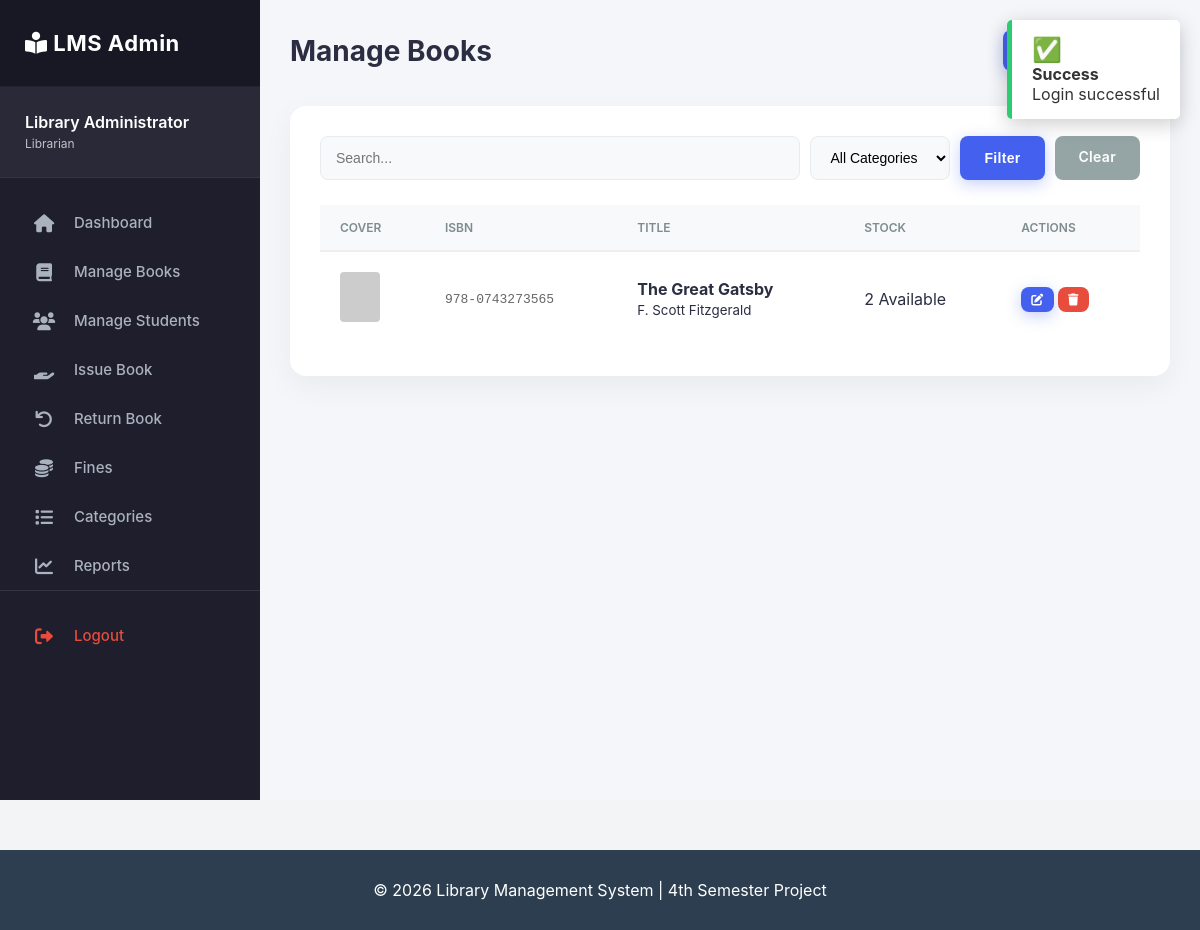
The app's page /admin/manage_book.php?category=Fiction (signed in), older data.
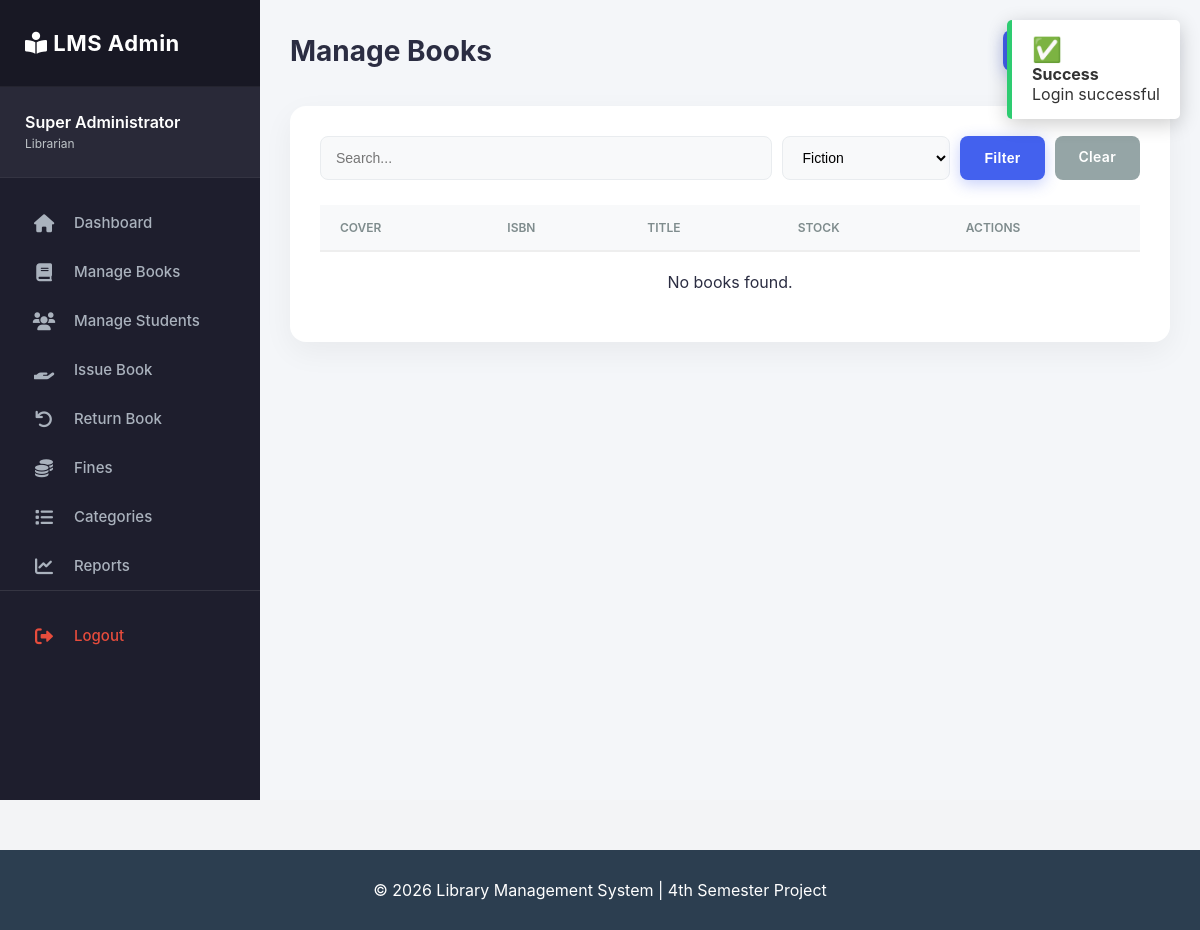
The same page, newer data.
### tables this page shows
CREATE TABLE books (
    id INT AUTO_INCREMENT PRIMARY KEY,
    title VARCHAR(200) NOT NULL,
    author VARCHAR(100) NOT NULL,
    isbn VARCHAR(20) UNIQUE NOT NULL,
    category VARCHAR(100),  
    description TEXT,
    cover_image VARCHAR(255) DEFAULT 'default.png',
    total_copies INT DEFAULT 1,
    available_copies INT DEFAULT 1,
    added_date TIMESTAMP DEFAULT CURRENT_TIMESTAMP
);

### config/functions.php (called while the page is built, shortened)
<?php
function getBookCover($img) {
    $server_path = $_SERVER['DOCUMENT_ROOT'] . "/library management system/assets/uploads/" . $img;
    return "https://via.placeholder.com/150x200?text=No+Cover";
}
?>

### admin/manage_book.php (the view, shortened to what the changed rows need)
<?php
require_once '../config/db.php';
$search = $_GET['search'] ?? '';
$category_filter = $_GET['category'] ?? '';
$sql = "SELECT * FROM books WHERE 1=1";
if($category_filter) {
    $cat_safe = mysqli_real_escape_string($conn, $category_filter);
    $sql .= " AND category = '$cat_safe'";
}
$sql .= " ORDER BY id DESC";
$books = mysqli_query($conn, $sql);
$cat_query = mysqli_query($conn, "SELECT name FROM categories ORDER BY name ASC");
?>
<!DOCTYPE html>
<html lang="en">
<head>
    <link rel="stylesheet" href="../assets/css/style.css">
    <link rel="stylesheet" href="../assets/css/admin.css">
    <link rel="stylesheet" href="https://cdnjs.cloudflare.com/ajax/libs/font-awesome/6.0.0/css/all.min.css">
</head>
<body>
    <div class="admin-container">
        <?php include '../includes/admin_sidebar.php'; ?>
        <div class="main-content">
            <div class="content-header">
                <h1>Manage Books</h1>
            </div>
            <div class="card">
                <form method="GET" style="margin-bottom: 25px; display: flex; gap: 10px;">
                    <input type="text" name="search" class="form-control" placeholder="Search..." value="<?= htmlspecialchars($search) ?>">
                    <select name="category" class="form-control" style="width: 200px;">
                        <option value="">All Categories</option>
                        <?php while($c = mysqli_fetch_assoc($cat_query)): ?>
                            <option value="<?= htmlspecialchars($c['name']) ?>" <?= ($category_filter == $c['name']) ? 'selected' : '' ?>>
                                <?= htmlspecialchars($c['name']) ?>
                            </option>
                        <?php endwhile; ?>
                    </select>
                    <button class="btn btn-primary">Filter</button>
                    <?php if($search || $category_filter): ?>
                        <a href="manage_book.php" class="btn btn-secondary">Clear</a>
                    <?php endif; ?>
                </form>
                <table class="table">
                    <thead>
                        <tr>
                            <th>Cover</th>
                            <th>ISBN</th>
                            <th>Title</th>
                            <th>Stock</th>
                            <th>Actions</th>
                        </tr>
                    </thead>
                    <tbody>
                        <?php if(mysqli_num_rows($books) > 0): ?>
                            <?php while($row = mysqli_fetch_assoc($books)):
                                $img = getBookCover($row['cover_image']);
                            ?>
                            <tr>
                                <td><img src="<?= $img ?>" style="width: 40px; height: 50px; object-fit: cover; border-radius: 4px;"></td>
                                <td style="font-family: monospace; color: #666;"><?= $row['isbn'] ?></td>
                                <td>
                                    <strong><?= htmlspecialchars($row['title']) ?></strong><br>
                                    <small><?= htmlspecialchars($row['author']) ?></small>
                                </td>
                                <td>
                                    <?php if($row['available_copies'] > 0): ?>
                                        <span class="stock-badge in-stock"><?= $row['available_copies'] ?> Available</span>
                                    <?php else: ?>
                                        <span class="stock-badge out-stock">Out of Stock</span>
                                    <?php endif; ?>
                                </td>
                                <td>
                                    <a href="edit_book.php?id=<?= $row['id'] ?>" class="btn btn-primary" style="padding: 5px 10px; font-size: 12px;"><i class="fas fa-edit"></i></a>
                                    <a href="delete_book.php?id=<?= $row['id'] ?>" class="btn btn-danger" style="padding: 5px 10px; font-size: 12px;" onclick="return confirm('Delete this book?');"><i class="fas fa-trash"></i></a>
                                </td>
                            </tr>
                            <?php endwhile; ?>
                        <?php else: ?>
                            <tr><td colspan="5" style="text-align: center; padding: 20px;">No books found.</td></tr>
                        <?php endif; ?>
                    </tbody>
                </table>
            </div>
        </div>
    </div>
    <?php include '../includes/footer.php'; ?>
</body>
</html>

### includes/admin_sidebar.php (shortened to what the changed rows need)
<div class="sidebar">
    <div class="user-info">
        <div class="user-details">
            <h4 style="margin:0; font-size:16px; color: white;">
                <?php echo htmlspecialchars($_SESSION['full_name'] ?? 'Admin'); ?>
            </h4>
            <span style="font-size:12px; color:#bdc3c7;">Librarian</span>
        </div>
    </div>
</div>

Row changes from the older to the newer data that the page shows:
removed books: isbn "978-0743273565", title "The Great Gatsby", author "F. Scott Fitzgerald", available_copies "2"
Text that changed along with them:
$_SESSION['full_name']: "Library Administrator" → "Super Administrator"
form field category: "All Categories" → "Fiction"
text now shown: "No books found."
